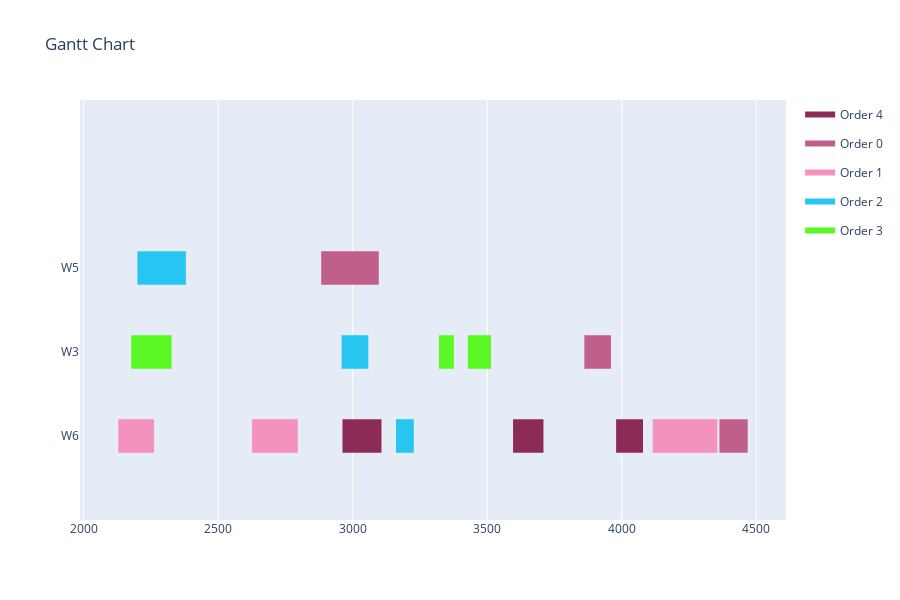

Notebook code for this chart:
### Code cell
data = []
for i in range(len(solution)):
    data.append([assignments[i], operations[i], solution[i], duration_lookup_table[operations[i]][assignments[i]]])
visualize(data)

### Figure 1 — Plotly figure (JSON) as saved in the notebook; plotly's stock layout.template omitted (floating-point values rounded to 4 significant figures)
{"data": [{"fill": "toself", "fillcolor": "rgb(141, 43, 87)", "hoverinfo": "name", "legendgroup": "rgb(141, 43, 87)", "mode": "none", "name": "Order 4", "type": "scatter", "x": [2962, 3107, 3107, 2962, 2962, 3596, 3709, 3709, 3596, 3596, 3979, 4079, 4079, 3979], "y": [-0.2, -0.2, 0.2, 0.2, null, -0.2, -0.2, 0.2, 0.2, null, -0.2, -0.2, 0.2, 0.2]}, {"fill": "toself", "fillcolor": "rgb(193, 95, 139)", "hoverinfo": "name", "legendgroup": "rgb(193, 95, 139)", "mode": "none", "name": "Order 0", "type": "scatter", "x": [2883, 3097, 3097, 2883, 2883, 3861, 3960, 3960, 3861, 3861, 4363, 4468, 4468, 4363], "y": [1.8, 1.8, 2.2, 2.2, null, 0.8, 0.8, 1.2, 1.2, null, -0.2, -0.2, 0.2, 0.2]}, {"fill": "toself", "fillcolor": "rgb(244, 146, 190)", "hoverinfo": "name", "legendgroup": "rgb(244, 146, 190)", "mode": "none", "name": "Order 1", "type": "scatter", "x": [2129, 2262, 2262, 2129, 2129, 2626, 2796, 2796, 2626, 2626, 4115, 4355, 4355, 4115], "y": [-0.2, -0.2, 0.2, 0.2, null, -0.2, -0.2, 0.2, 0.2, null, -0.2, -0.2, 0.2, 0.2]}, {"fill": "toself", "fillcolor": "rgb(39, 197, 241)", "hoverinfo": "name", "legendgroup": "rgb(39, 197, 241)", "mode": "none", "name": "Order 2", "type": "scatter", "x": [2200, 2380, 2380, 2200, 2200, 2959, 3058, 3058, 2959, 2959, 3161, 3227, 3227, 3161], "y": [1.8, 1.8, 2.2, 2.2, null, 0.8, 0.8, 1.2, 1.2, null, -0.2, -0.2, 0.2, 0.2]}, {"fill": "toself", "fillcolor": "rgb(90, 248, 36)", "hoverinfo": "name", "legendgroup": "rgb(90, 248, 36)", "mode": "none", "name": "Order 3", "type": "scatter", "x": [2177, 2327, 2327, 2177, 2177, 3321, 3376, 3376, 3321, 3321, 3428, 3514, 3514, 3428], "y": [0.8, 0.8, 1.2, 1.2, null, 0.8, 0.8, 1.2, 1.2, null, 0.8, 0.8, 1.2, 1.2]}, {"legendgroup": "rgb(141, 43, 87)", "marker": {"color": "rgb(141, 43, 87)", "opacity": 0, "size": 1}, "mode": "markers", "name": "", "showlegend": false, "text": [null, null, null, null, null, null], "type": "scatter", "x": [2962, 3107, 3596, 3709, 3979, 4079], "y": [0, 0, 0, 0, 0, 0]}, {"legendgroup": "rgb(193, 95, 139)", "marker": {"color": "rgb(193, 95, 139)", "opacity": 0, "size": 1}, "mode": "markers", "name": "", "showlegend": false, "text": [null, null, null, null, null, null], "type": "scatter", "x": [2883, 3097, 3861, 3960, 4363, 4468], "y": [2, 2, 1, 1, 0, 0]}, {"legendgroup": "rgb(244, 146, 190)", "marker": {"color": "rgb(244, 146, 190)", "opacity": 0, "size": 1}, "mode": "markers", "name": "", "showlegend": false, "text": [null, null, null, null, null, null], "type": "scatter", "x": [2129, 2262, 2626, 2796, 4115, 4355], "y": [0, 0, 0, 0, 0, 0]}, {"legendgroup": "rgb(39, 197, 241)", "marker": {"color": "rgb(39, 197, 241)", "opacity": 0, "size": 1}, "mode": "markers", "name": "", "showlegend": false, "text": [null, null, null, null, null, null], "type": "scatter", "x": [2200, 2380, 2959, 3058, 3161, 3227], "y": [2, 2, 1, 1, 0, 0]}, {"legendgroup": "rgb(90, 248, 36)", "marker": {"color": "rgb(90, 248, 36)", "opacity": 0, "size": 1}, "mode": "markers", "name": "", "showlegend": false, "text": [null, null, null, null, null, null], "type": "scatter", "x": [2177, 2327, 3321, 3376, 3428, 3514], "y": [1, 1, 1, 1, 1, 1]}], "layout": {"height": 600, "hovermode": "closest", "showlegend": true, "title": {"text": "Gantt Chart"}, "xaxis": {"rangeselector": {"buttons": [{"count": 7, "label": "1w", "step": "day", "stepmode": "backward"}, {"count": 1, "label": "1m", "step": "month", "stepmode": "backward"}, {"count": 6, "label": "6m", "step": "month", "stepmode": "backward"}, {"count": 1, "label": "YTD", "step": "year", "stepmode": "todate"}, {"count": 1, "label": "1y", "step": "year", "stepmode": "backward"}, {"step": "all"}]}, "showgrid": true, "type": "linear", "zeroline": false}, "yaxis": {"autorange": false, "range": [-1, 4], "showgrid": false, "ticktext": ["W6", "W3", "W5"], "tickvals": [0, 1, 2], "zeroline": false}}}
